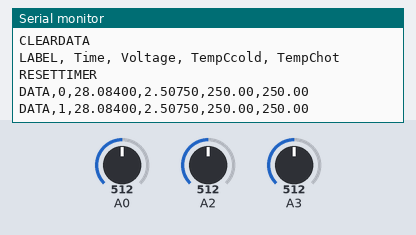
This sketch was run on a simulated Arduino Uno, built with avr-gcc and run on an emulated ATmega328P. Parts: the last lines printed to the serial monitor. The inputs (shaded band) are chosen by the test bench; at power-on: A0 = 512, A3 = 512, A2 = 512.

Above: at 1.2 s.
1.3 s: A0 set to 716
At 2.4 s:
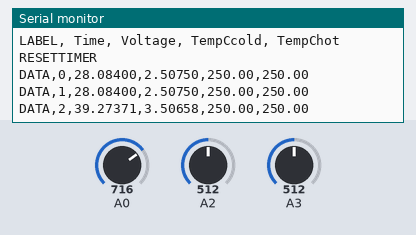
2.8 s: A3 set to 716
At 3.4 s:
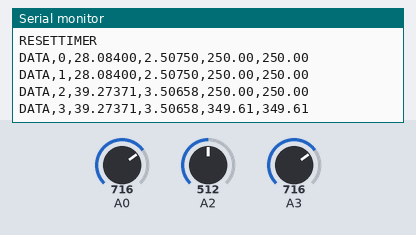
4.3 s: A0 set to 900
At 5.6 s:
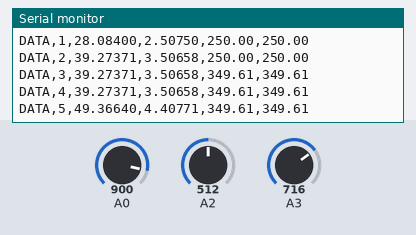
5.8 s: A3 set to 900
At 6.9 s:
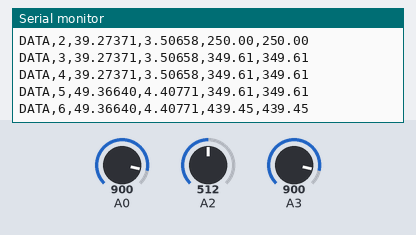
Timing chart, 0 to 8.3 s (numbered marks = the images above; inputs shaded):
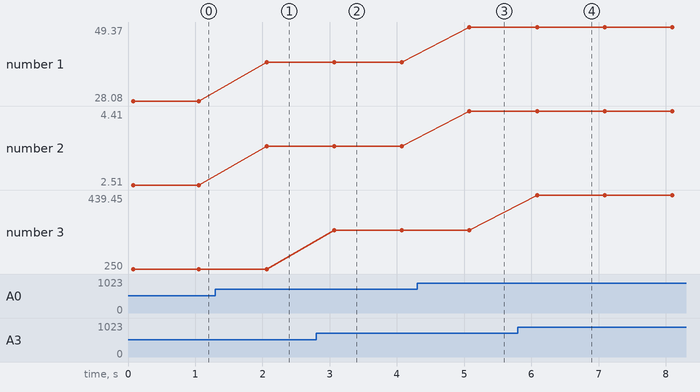

The sketch:

Temp___voltage_divider.ino
```cpp
void setup() {
  // initialize serial communication at 9600 bits per second:
Serial.begin(9600);
Serial.println("CLEARSHEET");//setup so PLX-DAQ recieves data.
Serial.println("CLEARDATA");
Serial.println("LABEL, Time, Voltage, TempCcold, TempChot");//Name labels for columns in Excel
Serial.println("RESETTIMER");
}

void loop(){
  Serial.print("DATA,"); //setup so PLX-DAQ recieves data.

  int sum = 0;
  for (int i=0; i<30; i++) {
  sum=sum+analogRead(A0); //for loop to sum 30 measurments
  }
  float average=sum/30; //get average of the 30 measurments (better precision)
  float voltageR2 = average *(5.015 / 1024); //voltage reading across R2
  // Convert the analog reading (which goes from 0 - 1023) to a voltage (0 - 5V):
  float Vs =(voltageR2*10.2)+voltageR2; //Total voltage calculations
  //R1 and R2 ratio is 10.2, therefore V across R1 is V for R2*Ratio
  //Total voltage is the sum of voltages across both resistors
  unsigned long Time=millis()/1000; //how much time has elapsed
  float tempcold=analogRead(3); //Readiag data from the sensor. Stored as a 10bit number
  float TempCcold=(5*tempcold*1000.0)/(1024*10);
  float temphot=analogRead(2);
  float TempChot=(5*tempcold*1000.0)/(1024*10);
  // print out the value you read:
  Serial.print(Time); //print time elapsed
  Serial.print(",");
  Serial.print(Vs,5);
  Serial.print(",");
  Serial.print(voltageR2,5);
  Serial.print(",");
  Serial.print(TempCcold);
  Serial.print(",");
  Serial.println(TempChot);//print total voltage with 5 decimals
  //separate data print outs with by comma, so PLX-DAQ recognizes it as separate data
  delay (1000);//repeat the loop every second (take data every second)

}
```

Measured:
- after the input at 1.3 s, the serial monitor: prints a new line after 0.76 s (image 1)
- after the input at 2.8 s, the serial monitor: prints a new line after 0.27 s (image 2)
- after the input at 4.3 s, the serial monitor: prints a new line after 0.78 s (image 3)
- after the input at 5.8 s, the serial monitor: prints a new line after 0.28 s (image 4)
- plotted number 1: 28.08 → 39.27 after the input at 1.3 s, 39.27 → 49.37 after the input at 4.3 s
- plotted number 2: 2.51 → 3.51 after the input at 1.3 s, 3.51 → 4.41 after the input at 4.3 s
- plotted number 3: 250 → 349.61 after the input at 2.8 s, 349.61 → 439.45 after the input at 5.8 s
